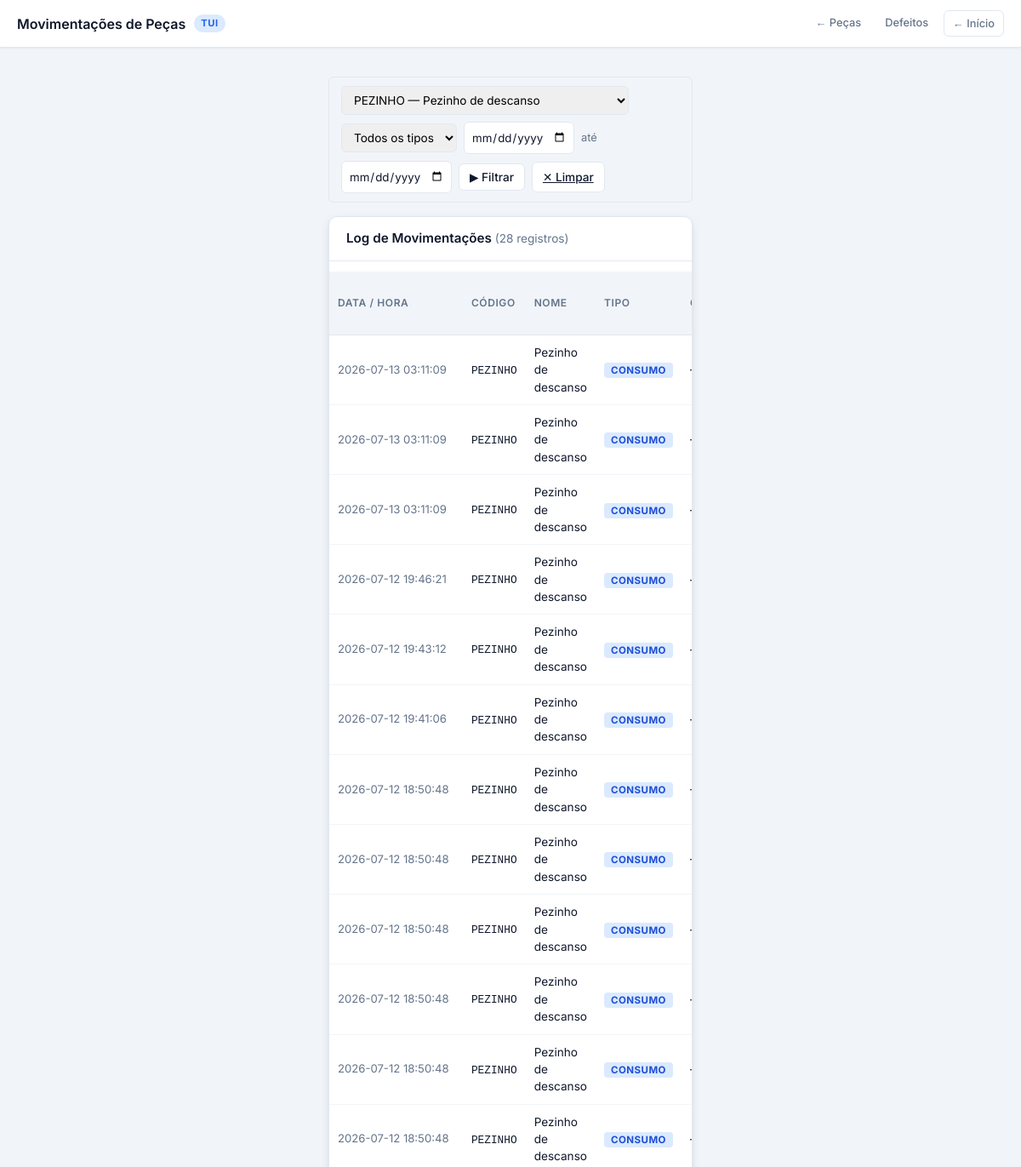
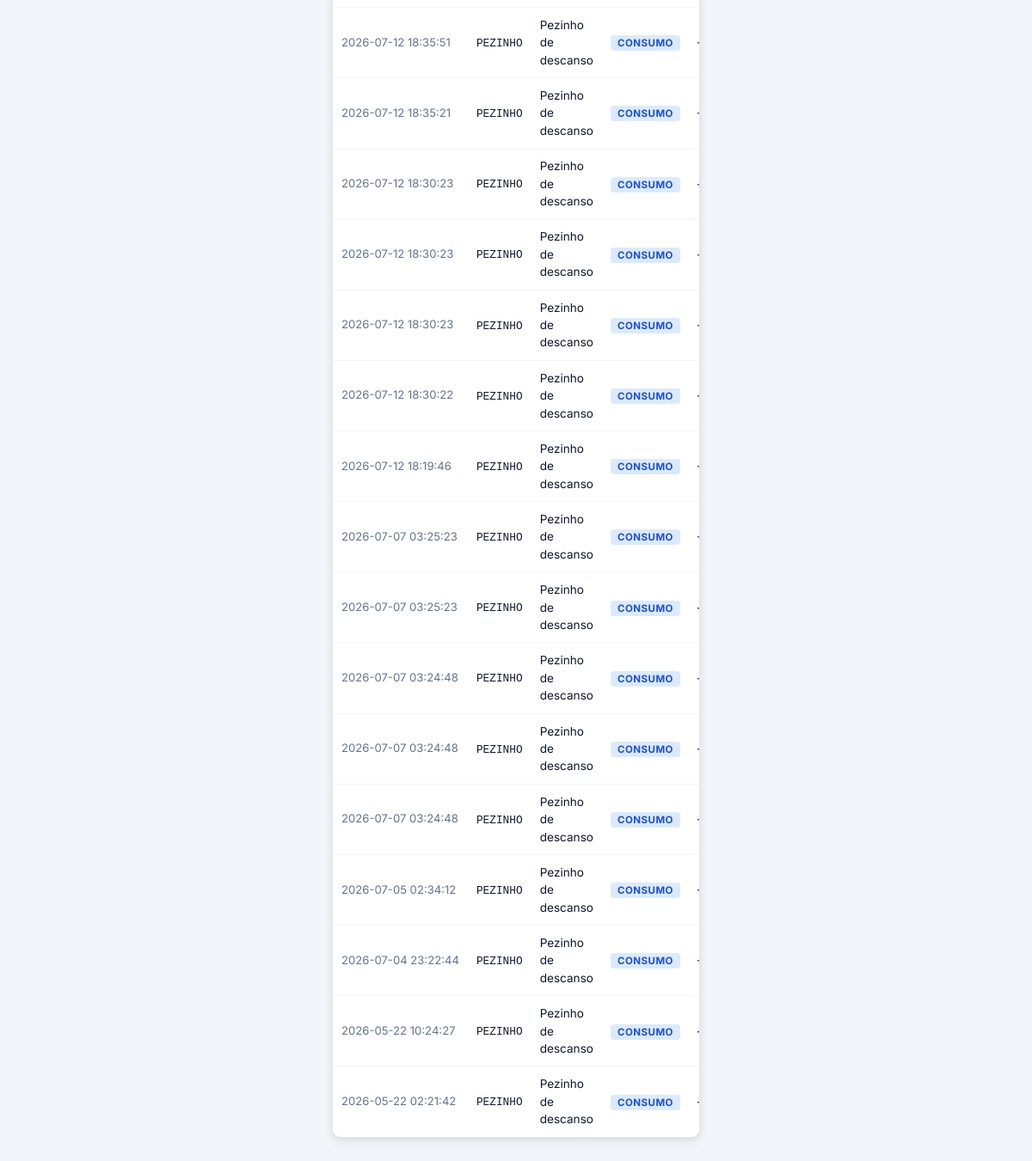
/pecas/movimentacoes?peca_id=12, run on the app's committed database (2 pictures, top to bottom).
### tables this page shows
CREATE TABLE movimentacoes_peca (
            id             INTEGER PRIMARY KEY AUTOINCREMENT,
            peca_id        INTEGER NOT NULL REFERENCES pecas(id),
            cor            TEXT DEFAULT NULL,
            tipo           TEXT NOT NULL,
            quantidade     INTEGER NOT NULL,
            motivo_detalhe TEXT DEFAULT '',
            num_pedido     TEXT DEFAULT '',
            num_lote       TEXT DEFAULT '',
            modelo_scooter TEXT DEFAULT NULL,
            data_hora      TIMESTAMP DEFAULT (strftime('%Y-%m-%d %H:%M:%S','now','localtime'))
        );

CREATE TABLE pecas (
            id               INTEGER PRIMARY KEY AUTOINCREMENT,
            codigo           TEXT UNIQUE NOT NULL,
            nome             TEXT NOT NULL,
            origem           TEXT NOT NULL,
            container_tipo   TEXT DEFAULT 'PADRAO',
            tem_variacao_cor INTEGER DEFAULT 0,
            peca_pai_id      INTEGER REFERENCES pecas(id),
            ativo            INTEGER DEFAULT 1
        , custo_unitario REAL DEFAULT 0);

### app/routes/pecas.py (the view)
@pecas_bp.route('/pecas/movimentacoes')
def movimentacoes():
    peca_id_filtro = request.args.get('peca_id', '').strip()
    tipo_filtro    = request.args.get('tipo', '').strip()
    data_inicio    = request.args.get('data_inicio', '').strip()
    data_fim       = request.args.get('data_fim', '').strip()
    mov = models.consultar_movimentacoes(
        peca_id    = int(peca_id_filtro) if peca_id_filtro else None,
        tipo       = tipo_filtro or None,
        data_inicio= data_inicio or None,
        data_fim   = data_fim or None,
    )
    pecas_lista = models.listar_pecas(apenas_ativas=True)
    return render_template(
        'pecas/movimentacoes.html',
        movimentacoes=mov,
        pecas_lista=pecas_lista,
        peca_id_filtro=peca_id_filtro,
        tipo_filtro=tipo_filtro,
        data_inicio=data_inicio,
        data_fim=data_fim,
    )

### app/models/connection.py (called while the page is built)
def get_connection():
    conn = sqlite3.connect(NOME_BANCO_DE_DADOS)
    conn.row_factory = sqlite3.Row
    return conn

### app/models/peca.py (called while the page is built)
def listar_pecas(apenas_ativas=True, apenas_raiz=False):
    conn = get_connection()
    conditions = []
    if apenas_ativas:
        conditions.append("p.ativo = 1")
    if apenas_raiz:
        conditions.append("p.peca_pai_id IS NULL")
    where = ("WHERE " + " AND ".join(conditions)) if conditions else ""
    query = f"""
        SELECT p.id, p.codigo, p.nome, p.origem, p.container_tipo,
               p.tem_variacao_cor, p.peca_pai_id, p.ativo,
               p.custo_unitario,
               COALESCE(SUM(ep.quantidade), 0) AS estoque_total
        FROM pecas p
        LEFT JOIN estoque_pecas ep ON ep.peca_id = p.id
        {where}
        GROUP BY p.id
        ORDER BY p.nome
    """
    rows = conn.execute(query).fetchall()
    conn.close()
    return [dict(row) for row in rows]

### app/templates/pecas/movimentacoes.html (shortened to what this page needs)
<!DOCTYPE html>
<html lang="pt-br">
<head>
    <link rel="stylesheet" href="{{ url_for('static', filename='css/style.css') }}">
</head>
<body>
<header class="page-header">
    <div class="page-header-title">
        Movimentações de Peças
        <span class="badge">TUI</span>
    </div>
    <div class="page-nav-links">
        <a href="{{ url_for('pecas') }}">← Peças</a>
        <a href="{{ url_for('defeitos_pecas') }}">Defeitos</a>
        <a href="{{ url_for('landing_page') }}" class="btn-back">← Início</a>
    </div>
</header>
<div class="container">
    <div class="filter-controls">
        <form method="get" action="{{ url_for('movimentacoes_pecas') }}"
              style="display:flex; align-items:center; gap:8px; flex-wrap:wrap;
                     background:none; box-shadow:none; margin:0; padding:0; border-radius:0;">
            <select name="peca_id" style="padding:7px 10px; border:1.5px solid var(--border);
                    border-radius:var(--radius-sm); font-family:inherit; font-size:0.85rem;">
                {% for p in pecas_lista %}
                <option value="{{ p.id }}" {% if peca_id_filtro == p.id|string %}selected{% endif %}>
                    {{ p.codigo }} — {{ p.nome }}
                </option>
                {% endfor %}
            </select>
            <select name="tipo" style="padding:7px 10px; border:1.5px solid var(--border);
                    border-radius:var(--radius-sm); font-family:inherit; font-size:0.85rem;">
                <option value="">Todos os tipos</option>
            </select>
            <input type="date" name="data_inicio" value="{{ data_inicio }}"
                   class="month-picker" style="width:130px;" title="Data início">
            <span style="color:var(--text-muted); font-size:0.8rem;">até</span>
            <input type="date" name="data_fim" value="{{ data_fim }}"
                   class="month-picker" style="width:130px;" title="Data fim">
            <button type="submit" class="btn" style="padding:7px 12px; font-size:0.85rem;">▶ Filtrar</button>
            <a href="{{ url_for('movimentacoes_pecas') }}" class="btn"
               style="padding:7px 12px; font-size:0.85rem;">✕ Limpar</a>
        </form>
    </div>
    <div style="background:var(--card); border-radius:var(--radius); box-shadow:var(--shadow-md);
                margin-top:16px; overflow:hidden; border:1px solid var(--border);">
        <div style="padding:14px 20px; border-bottom:1px solid var(--border); display:flex;
                    align-items:center; justify-content:space-between;">
            <h2 style="font-size:0.95rem; font-weight:600; margin:0;">
                Log de Movimentações
                <span style="font-weight:400; color:var(--text-muted); font-size:0.85rem;">
                    ({{ movimentacoes|length }} registros)
                </span>
            </h2>
        </div>
        <div style="overflow-x:auto;">
            <table>
                <thead>
                    <tr>
                        <th>Data / Hora</th>
                        <th>Código</th>
                        <th>Nome</th>
                        <th>Tipo</th>
                        <th>Cor</th>
                    </tr>
                </thead>
                <tbody>
                    {% for m in movimentacoes %}
                    <tr>
                        <td style="white-space:nowrap; color:var(--text-muted); font-size:0.82rem;">
                            {{ m.data_hora }}
                        </td>
                        <td><code style="font-size:0.8rem;">{{ m.codigo }}</code></td>
                        <td>{{ m.nome }}</td>
                        <td>
                            <span class="badge-tipo tipo-{{ m.tipo | lower }}">{{ m.tipo }}</span>
                        </td>
                        <td>{{ m.cor or '—' }}</td>
                    </tr>
                    {% else %}
                    <tr>
                        <td colspan="9" style="text-align:center; color:var(--text-muted); padding:32px;">
                            Nenhuma movimentação no período selecionado.
                        </td>
                    </tr>
                    {% endfor %}
                </tbody>
            </table>
        </div>
    </div>
</div>
</body>
</html>

### app/static/css/style.css (style rules this page uses)
:root { --primary: #2563eb; --primary-dark: #1d4ed8; --primary-light: #dbeafe; --success: #10b981; --success-dark: #059669; --danger: #ef4444; --danger-dark: #dc2626; --warning: #f59e0b; --warning-dark: #d97706; --surface: #f1f5f9; --card: #ffffff; --text: #0f172a; --text-muted: #64748b; --border: #e2e8f0; --radius: 10px; --radius-sm: 6px; --radius-lg: 14px; --shadow-sm: 0 1px 2px rgba(0,0,0,0.06); --shadow: 0 1px 3px rgba(0,0,0,0.10), 0 1px 2px rgba(0,0,0,0.06); --shadow-md: 0 4px 12px rgba(0,0,0,0.08), 0 2px 4px rgba(0,0,0,0.04); --shadow-lg: 0 10px 30px rgba(0,0,0,0.10), 0 4px 10px rgba(0,0,0,0.05); }
*, *::before, *::after { box-sizing: border-box; }
body { font-family: 'Inter', sans-serif; margin: 0; background-color: var(--surface); color: var(--text); font-size: 15px; line-height: 1.5; }
h1, h2, h3 { margin: 0; font-weight: 600; }
.page-header { background: var(--card); border-bottom: 1px solid var(--border); padding: 0 20px; display: flex; align-items: center; justify-content: space-between; height: 56px; position: sticky; top: 0; z-index: 100; box-shadow: var(--shadow-sm); }
.page-header-title { font-size: 1rem; font-weight: 600; color: var(--text); display: flex; align-items: center; gap: 10px; }
.page-header-title .badge { background: var(--primary-light); color: var(--primary); font-size: 0.7rem; font-weight: 700; padding: 2px 8px; border-radius: 999px; text-transform: uppercase; letter-spacing: 0.05em; }
.btn-back { display: inline-flex; align-items: center; gap: 6px; text-decoration: none; color: var(--text-muted); font-size: 0.875rem; font-weight: 500; padding: 6px 12px; border-radius: var(--radius-sm); border: 1px solid var(--border); background: var(--card); transition: all 0.15s ease; }
.page-nav-links { display: flex; gap: 8px; }
.page-nav-links a { text-decoration: none; color: var(--text-muted); font-size: 0.8rem; font-weight: 500; padding: 5px 10px; border-radius: var(--radius-sm); transition: all 0.15s; }
.container { width: 100%; max-width: 460px; margin: 0 auto; padding: 20px 16px 40px; }
form { background: var(--card); border-radius: var(--radius-lg); box-shadow: var(--shadow-md); margin-bottom: 20px; overflow: hidden; }
.btn { padding: 9px 12px; border: 1.5px solid var(--border); background: var(--card); border-radius: var(--radius-sm); cursor: pointer; font-size: 0.9rem; font-family: inherit; color: var(--text); font-weight: 500; transition: all 0.15s ease; flex: 1; min-height: 42px; text-align: center; }
table { width: 100%; font-size: 0.85rem; border-collapse: collapse; margin-top: 12px; }
thead th { padding: 10px 10px; text-align: left; font-size: 0.75rem; font-weight: 600; text-transform: uppercase; letter-spacing: 0.05em; color: var(--text-muted); background: var(--surface); border-bottom: 1px solid var(--border); }
tbody td { padding: 10px 10px; border-bottom: 1px solid #f1f5f9; color: var(--text); vertical-align: middle; }
tbody tr:last-child td { border-bottom: none; }
.filter-controls { display: flex; flex-wrap: wrap; align-items: center; gap: 8px; background: var(--surface); padding: 10px 14px; border-radius: var(--radius-sm); margin-top: 14px; border: 1px solid var(--border); }
.filter-controls .btn { flex: none; padding: 6px 12px; font-size: 0.8rem; min-height: auto; }
.month-picker { padding: 8px; border: 1.5px solid var(--border); border-radius: var(--radius-sm); font-family: inherit; color: var(--text); cursor: pointer; background: var(--card); height: 38px; }

### app/templates/pecas/movimentacoes.html (style rules this page uses)
.badge-tipo { font-size: 0.72rem; font-weight: 700; padding: 2px 8px; border-radius: 4px; letter-spacing: .04em; }
.tipo-consumo { background: #dbeafe; color: #1d4ed8; }

### data on the page
movimentacoes_peca: data_hora "2026-07-13 03:11:09", codigo "PEZINHO", nome "Pezinho de descanso", tipo "CONSUMO"
movimentacoes_peca: data_hora "2026-07-13 03:11:09", codigo "PEZINHO", nome "Pezinho de descanso", tipo "CONSUMO"
movimentacoes_peca: data_hora "2026-07-13 03:11:09", codigo "PEZINHO", nome "Pezinho de descanso", tipo "CONSUMO"
movimentacoes_peca: data_hora "2026-07-12 19:46:21", codigo "PEZINHO", nome "Pezinho de descanso", tipo "CONSUMO"
movimentacoes_peca: data_hora "2026-07-12 19:43:12", codigo "PEZINHO", nome "Pezinho de descanso", tipo "CONSUMO"
movimentacoes_peca: data_hora "2026-07-12 19:41:06", codigo "PEZINHO", nome "Pezinho de descanso", tipo "CONSUMO"
movimentacoes_peca: data_hora "2026-07-12 18:50:48", codigo "PEZINHO", nome "Pezinho de descanso", tipo "CONSUMO"
movimentacoes_peca: data_hora "2026-07-12 18:50:48", codigo "PEZINHO", nome "Pezinho de descanso", tipo "CONSUMO"
movimentacoes_peca: data_hora "2026-07-12 18:50:48", codigo "PEZINHO", nome "Pezinho de descanso", tipo "CONSUMO"
movimentacoes_peca: data_hora "2026-07-12 18:50:48", codigo "PEZINHO", nome "Pezinho de descanso", tipo "CONSUMO"
movimentacoes_peca: data_hora "2026-07-12 18:50:48", codigo "PEZINHO", nome "Pezinho de descanso", tipo "CONSUMO"
movimentacoes_peca: data_hora "2026-07-12 18:50:48", codigo "PEZINHO", nome "Pezinho de descanso", tipo "CONSUMO"
movimentacoes_peca: data_hora "2026-07-12 18:35:51", codigo "PEZINHO", nome "Pezinho de descanso", tipo "CONSUMO"
movimentacoes_peca: data_hora "2026-07-12 18:35:21", codigo "PEZINHO", nome "Pezinho de descanso", tipo "CONSUMO"
movimentacoes_peca: data_hora "2026-07-12 18:30:23", codigo "PEZINHO", nome "Pezinho de descanso", tipo "CONSUMO"
movimentacoes_peca: data_hora "2026-07-12 18:30:23", codigo "PEZINHO", nome "Pezinho de descanso", tipo "CONSUMO"
movimentacoes_peca: data_hora "2026-07-12 18:30:23", codigo "PEZINHO", nome "Pezinho de descanso", tipo "CONSUMO"
movimentacoes_peca: data_hora "2026-07-12 18:30:22", codigo "PEZINHO", nome "Pezinho de descanso", tipo "CONSUMO"
movimentacoes_peca: data_hora "2026-07-12 18:19:46", codigo "PEZINHO", nome "Pezinho de descanso", tipo "CONSUMO"
movimentacoes_peca: data_hora "2026-07-07 03:25:23", codigo "PEZINHO", nome "Pezinho de descanso", tipo "CONSUMO"
movimentacoes_peca: data_hora "2026-07-07 03:25:23", codigo "PEZINHO", nome "Pezinho de descanso", tipo "CONSUMO"
movimentacoes_peca: data_hora "2026-07-07 03:24:48", codigo "PEZINHO", nome "Pezinho de descanso", tipo "CONSUMO"
movimentacoes_peca: data_hora "2026-07-07 03:24:48", codigo "PEZINHO", nome "Pezinho de descanso", tipo "CONSUMO"
movimentacoes_peca: data_hora "2026-07-07 03:24:48", codigo "PEZINHO", nome "Pezinho de descanso", tipo "CONSUMO"
movimentacoes_peca: data_hora "2026-07-05 02:34:12", codigo "PEZINHO", nome "Pezinho de descanso", tipo "CONSUMO"
movimentacoes_peca: data_hora "2026-07-04 23:22:44", codigo "PEZINHO", nome "Pezinho de descanso", tipo "CONSUMO"
movimentacoes_peca: data_hora "2026-05-22 10:24:27", codigo "PEZINHO", nome "Pezinho de descanso", tipo "CONSUMO"
movimentacoes_peca: data_hora "2026-05-22 02:21:42", codigo "PEZINHO", nome "Pezinho de descanso", tipo "CONSUMO"

### other printed values
{{ movimentacoes|length }} "28"
form field peca_id "PEZINHO — Pezinho de descanso"
